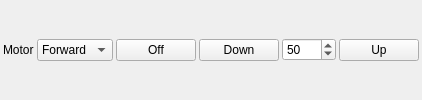
          <widget class="QWidget" name="wgtMotor" native="true">
           <layout class="QHBoxLayout" name="horizontalLayout_13">
            <property name="spacing">
             <number>3</number>
            </property>
            <property name="leftMargin">
             <number>3</number>
            </property>
            <property name="topMargin">
             <number>3</number>
            </property>
            <property name="rightMargin">
             <number>3</number>
            </property>
            <property name="bottomMargin">
             <number>3</number>
            </property>
            <item>
             <widget class="QLabel" name="lblMotor">
              <property name="text">
               <string>Motor</string>
              </property>
             </widget>
            </item>
            <item>
             <widget class="QComboBox" name="cmbMotDir">
              <item>
               <property name="text">
                <string>Forward</string>
               </property>
              </item>
              <item>
               <property name="text">
                <string>Reverse</string>
               </property>
              </item>
             </widget>
            </item>
            <item>
             <widget class="QPushButton" name="cmdMotOff">
              <property name="text">
               <string>Off</string>
              </property>
             </widget>
            </item>
            <item>
             <widget class="QPushButton" name="cmdMotDown">
              <property name="toolTip">
               <string>Move tip away from target</string>
              </property>
              <property name="text">
               <string>Down</string>
              </property>
             </widget>
            </item>
            <item>
             <widget class="QSpinBox" name="spnMot">
              <property name="maximum">
               <number>5000</number>
              </property>
              <property name="singleStep">
               <number>5</number>
              </property>
              <property name="value">
               <number>50</number>
              </property>
             </widget>
            </item>
            <item>
             <widget class="QPushButton" name="cmdMotUp">
              <property name="toolTip">
               <string>Move tip close to target</string>
              </property>
              <property name="text">
               <string>Up</string>
              </property>
             </widget>
            </item>
           </layout>
          </widget>
